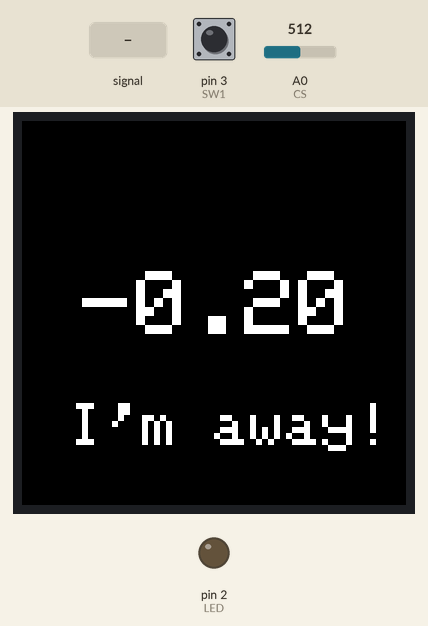
This sketch was run on a simulated Arduino Uno, built with avr-gcc and run on an emulated ATmega328P. Parts: 128×128 colour display, output pins drawn as LEDs (lit = HIGH). Inputs (shaded band) come from the test bench; at power-on: pin 3 (SW1) HIGH, A0 (CS) = 512.

Above: at 1.3 s.
1.4 s: A0 (CS) fed a 2 Hz sine of ±306 counts around its level
At 2.06 s:
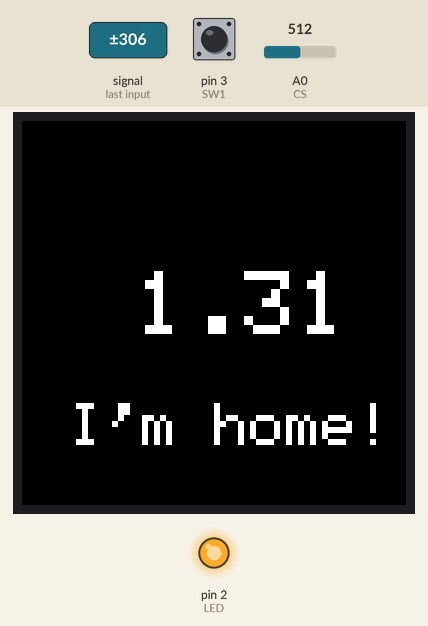
3.3 s: pin 3 (SW1) pulled LOW for 0.15 s
At 3.77 s:
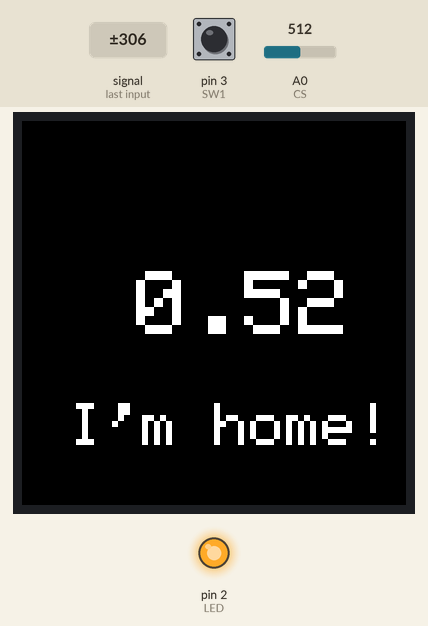
4.0 s: pin 3 (SW1) pulled LOW for 1 s
At 4.56 s:
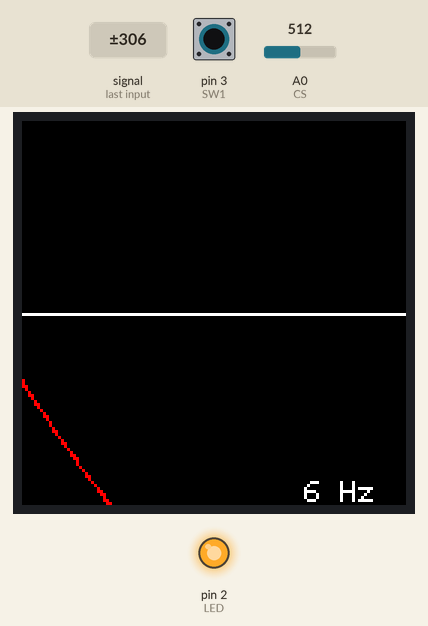
5.6 s: A0 (CS) set to 716
At 5.77 s:
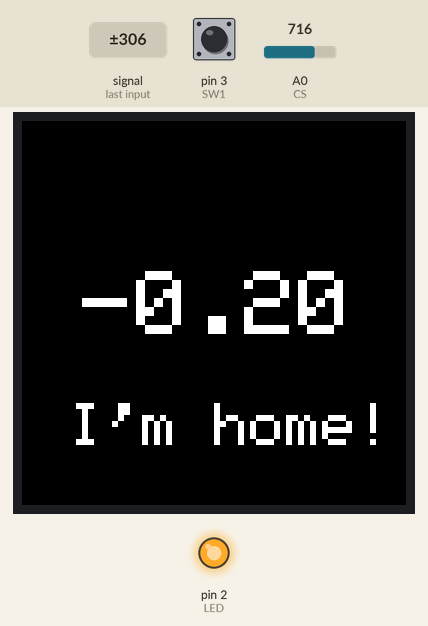
7.3 s: pin 3 (SW1) pulled LOW for 3.2 s
At 10.62 s:
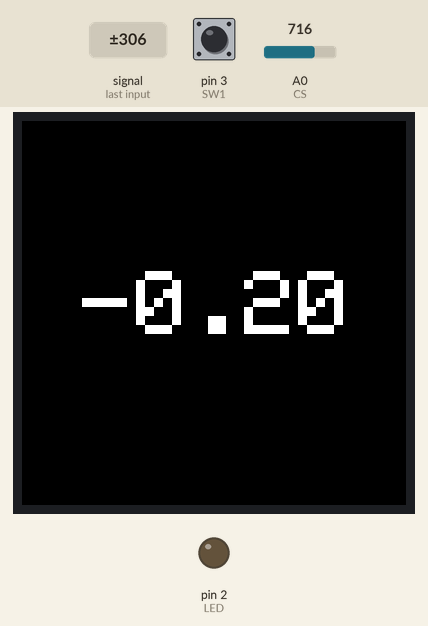
12.0 s: A0 (CS) set to 739
At 12.12 s:
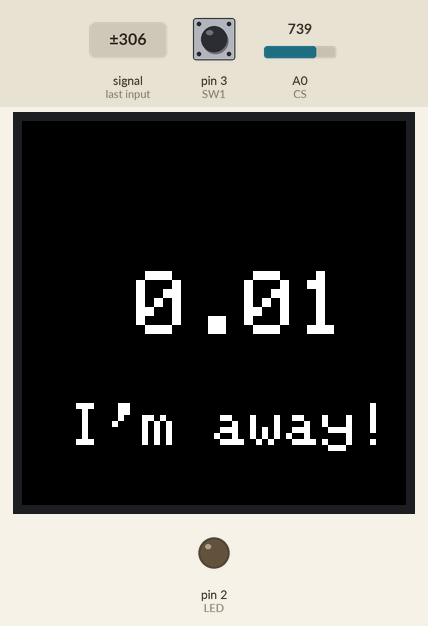
13.7 s: A0 (CS) set to 772
Timing chart, 0 to 16.2 s (numbered marks = the images above; inputs shaded):
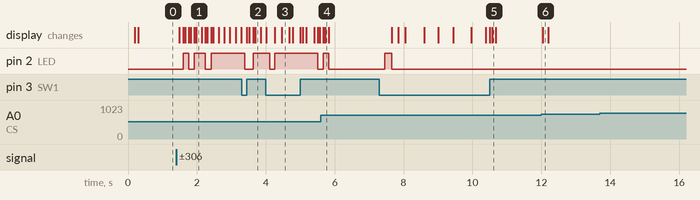

Measured:
- after the input at 1.4 s, pin 2 (LED): goes HIGH 0.16 s, LOW 0.16 s, HIGH 0.33 s, LOW 0.16 s, then HIGH, starting after 0.20 s; the display: first changes after 0.09 s (image 1 shows a later state)
- after the input at 3.3 s, pin 2 (LED): HIGH → LOW after 0.09 s, → HIGH 0.24 s later; the display: first changes after 0.15 s (image 2 shows a later state)
- after the input at 7.3 s, pin 2 (LED): LOW → HIGH after 0.16 s, → LOW 0.21 s later; the display: first changes after 0.36 s (image 5 shows a later state)
- after the input at 12.0 s, the display: changes at once (image 6)
- after the input at 13.7 s, every drawn part: stays the same

The sketch:

ACCurrent.ino
```cpp
/*********
Read the AC Current draw of an Lionel Locomotive
JK 24 Jan 2023
Using the DEVMO 5A Range AC and DC Current Sensor Module
*********/

// decide which OLED display
#define SINEWAVE
#define RMS

//////////// for OLED 1.5 Inch Color

#include <Arduino.h>
#include <SPI.h>
#include <Adafruit_GFX.h>
#include <Adafruit_SSD1351.h>

// known to work with nano 33 iot (31 dec 2022)
//#define NANO33IOT
#ifdef NANO33IOT
 #define SCLK_PIN 13
 #define MOSI_PIN 11
 #define RST_PIN 3
 #define DC_PIN 5
 #define CS_PIN 4
#else                 // UNO
 #define MOSI_PIN 11
 #define SCLK_PIN 13
 #define CS_PIN   10
 #define DC_PIN    7
 #define RST_PIN   8
#endif

#define SWIDTH 128
#define SHEIGHT 128

Adafruit_SSD1351 display(SWIDTH, SHEIGHT, &SPI, CS_PIN, DC_PIN, RST_PIN);

#define BLACK           0x0000
#define BLUE            0x001F
#define RED             0xF800
#define GREEN           0x07E0
#define CYAN            0x07FF
#define MAGENTA         0xF81F
#define YELLOW          0xFFE0
#define WHITE           0xFFFF
#define GREY            0x8410
#define ORANGE          0xE880

/////////// end OLED defines

#define SW1 3 // a reed switch, use with internal pullup
#define LED  2
#define CS   A0 // current sensor using magnetism

// defines for the ACS712 5 amps full scale
/* According to the ACS712 chip datasheet:
      Variation in V IOUT(Q) can be attributed to the
      resolution of the Allegro linear IC quiescent voltage trim and
      thermal drift.
*/
#define CSOFFSET 0.1068 // empirically determined in volts
                   // a. 0.08 seemed to give more accurate results for a time
                   // b. 0.1068 determined by linear
                   // c. 0.2619 regression after installing the sensor in a
                   //    metal box at the time this compared well with the
                   //    zero meter reading, 0.27
                   // d. things changed back to (b) when things were rewired...

#define CSSCALE  0.185 // this is sensitivity, see the AC712 datasheet p.2
#define RMSCF 0.3526  // rms conversion factor from peak-to-peak current
#define FULLSCALE_SINE 400.0
#define DETECT_THRESHOLD 0.16

unsigned long timeZero;
unsigned long nReads;
int captures = 0;
int lastRead;

void setup() {
  Serial.begin(9600);
  display.begin();
  display.fillScreen(BLACK);
  display.setRotation(2);
  display.setTextColor(WHITE, BLACK);
  display.setCursor(0, 0);
#ifdef RMS
  display.setTextSize(3);
#else
  display.setTextSize(0);
#endif

  // initialize analog input for the Current Sensor
  pinMode(CS, INPUT);
  pinMode(LED, OUTPUT);
  pinMode(SW1, INPUT_PULLUP);

  delay(100);
  nReads = 0;
  captures = 0;
  timeZero = millis();
}

#define MAXBUF 270
float pkCurrent, acVolts, acCurrent;
int capture[MAXBUF];
int lastSW1 = LOW;

void loop() {
  float amps;
  if ( digitalRead(SW1) == HIGH ) {
    if ( lastSW1 != HIGH ) {
      display.fillScreen(BLACK);
    }
    display.setTextSize(3);
    amps = rmsAmps();
    display.setTextSize(2);
    display.setCursor(16, 94);
    display.print(amps > DETECT_THRESHOLD ? "I'm home!" : "I'm away!");
    lastSW1 = HIGH;
  }
  else {
    display.setTextSize(0);
    amps = sineWave();
    lastSW1 = LOW;
  }
  if ( amps > DETECT_THRESHOLD )
    digitalWrite(LED, HIGH);
  else
    digitalWrite(LED, LOW);
}

#ifdef RMS
float rmsAmps() {
  int n, r, acR;
  unsigned long sum;
  float amps;
  acR = acRead(CS, 500);
  acVolts = voltsFromRead(acR);
  pkCurrent = currentFromVolts(acVolts);
  amps = pkCurrent * RMSCF;
  //Serial.print(" AC Read "); Serial.print(acR);
  //Serial.print(" Peak Current "); Serial.print(pkCurrent);
  //Serial.print(" pkVolts "); Serial.print(acVolts);
  //Serial.print(" Amps "); Serial.println(amps);
  display.setCursor(20,50);
  display.print("      ");
  display.setCursor(20,50);
  if ( amps >= 0 ) display.print(" ");
  display.print(amps);
  delay(100);
  return(amps);
}
#endif

float swAmps;

#ifdef SINEWAVE
float sineWave() {
  int r;
  unsigned long cycleTime;
  float amps;

  cycleTime = millis() - timeZero;
  r = aveRead(CS, 5) - 511;          // make the wave pass through zero
  if ( (lastRead >= 0 && r < 0) || cycleTime > 1000 ) {
    // toggle between capture and display
    captures++;
    if ( captures > 3 ) captures = 0;
    timeZero = millis();
  }
  lastRead = r;

  if ( captures < 3 && nReads < MAXBUF ) { // capture 2 full cycles
    capture[nReads] = r;
    nReads++;
  }
  else if ( nReads > 0 ) {
    // display sine wave on OLED screen
    int x, y, lastX, lastY;
    float xS, yS, amps;

    display.fillScreen(BLACK);
    display.setCursor(94, 120);
    display.print(1000/cycleTime); display.print(" Hz");
    xS = (float)SWIDTH / (float)nReads;
    yS = SHEIGHT / FULLSCALE_SINE;
    display.drawLine(0, SHEIGHT/2, SWIDTH, SHEIGHT/2, WHITE);
    for (int i=0; i<nReads; i++) {
      x = (int)(i * xS);
      y = SHEIGHT - (int)((capture[i]+(FULLSCALE_SINE/2.0)) * yS);
      if ( i == 0 ) {
	lastX = x;
	lastY = y;
      }
      display.drawLine(lastX, lastY, x, y, RED); // costs memory
      lastX = x;
      lastY = y;
    }
    swAmps = currentFromVolts(voltsFromRead(pkToPk(capture, nReads)))
      * RMSCF;

    nReads = 0;
  }
  return(swAmps);
}
#endif

float voltsFromRead(int reading) {
  return(reading * (5.0 / 1024.0));
}

float currentFromVolts(float volts) {
  return((volts - CSOFFSET) / CSSCALE);
}

int acRead(int pin, int count) {
  // get a peak to peak difference over count samples
  int minR;
  int maxR;
  int i;
  int r = analogRead(pin);

  for(minR = r, maxR = r, i = 0; i < count; r = analogRead(pin), i++) {
    if ( r < minR ) minR = r;
    if ( r > maxR ) maxR = r;
  }
  return(maxR - minR);
}

int pkToPk(int *reads, int count) {
  int minR, maxR, i, r;
  r = reads[0];

  for(minR = r, maxR = r, i = 0; i < count; r = reads[i], i++) {
    if ( r < minR ) minR = r;
    if ( r > maxR ) maxR = r;
  }
  return(maxR - minR);
}

int aveRead(int pin, int count) {
  unsigned long sum = 0;
  for (int i=0; i<count; i++)
    sum += analogRead(pin);
  return(sum/count);
}
```
